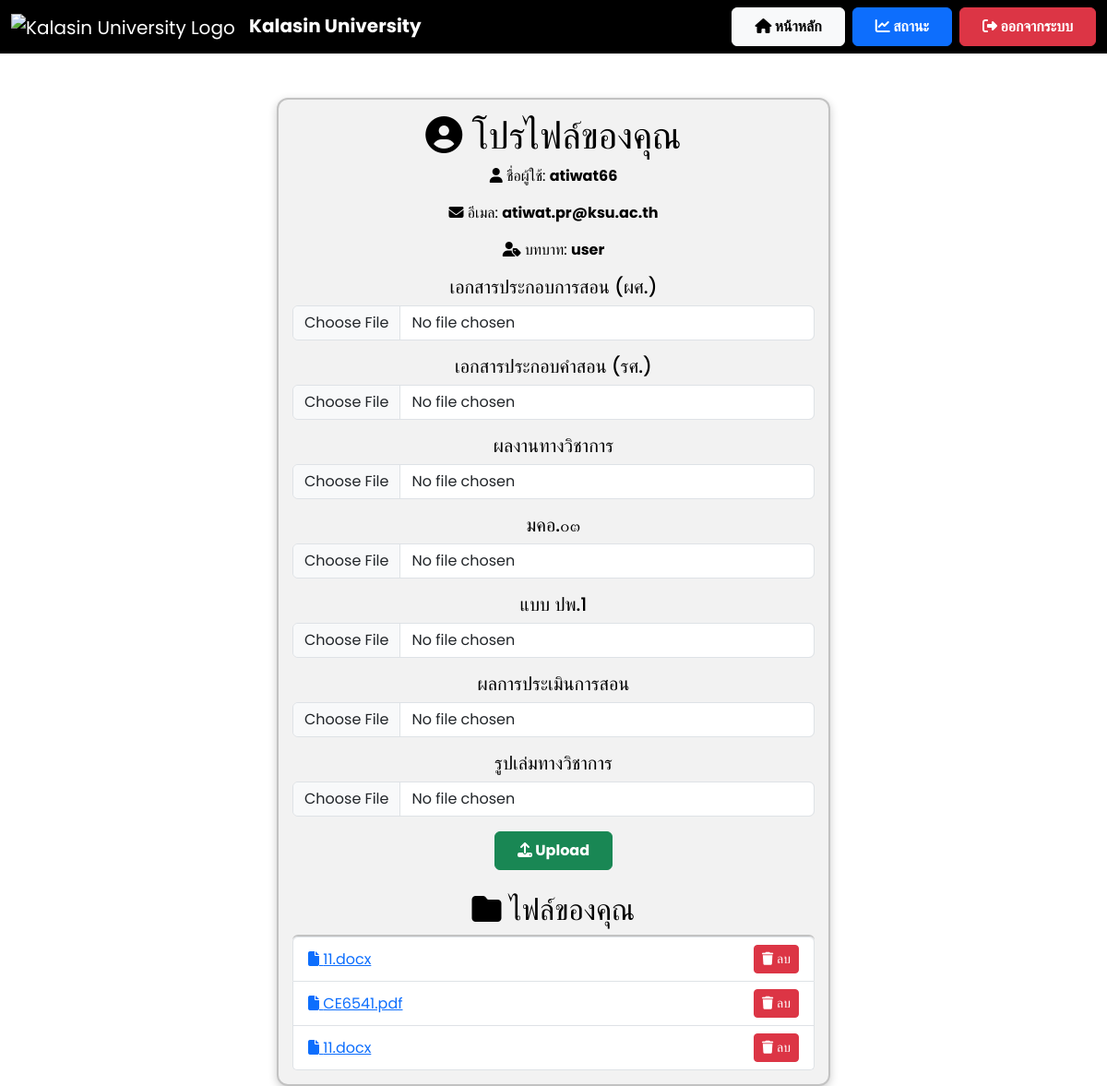
The app's page /profile (signed in), older data.
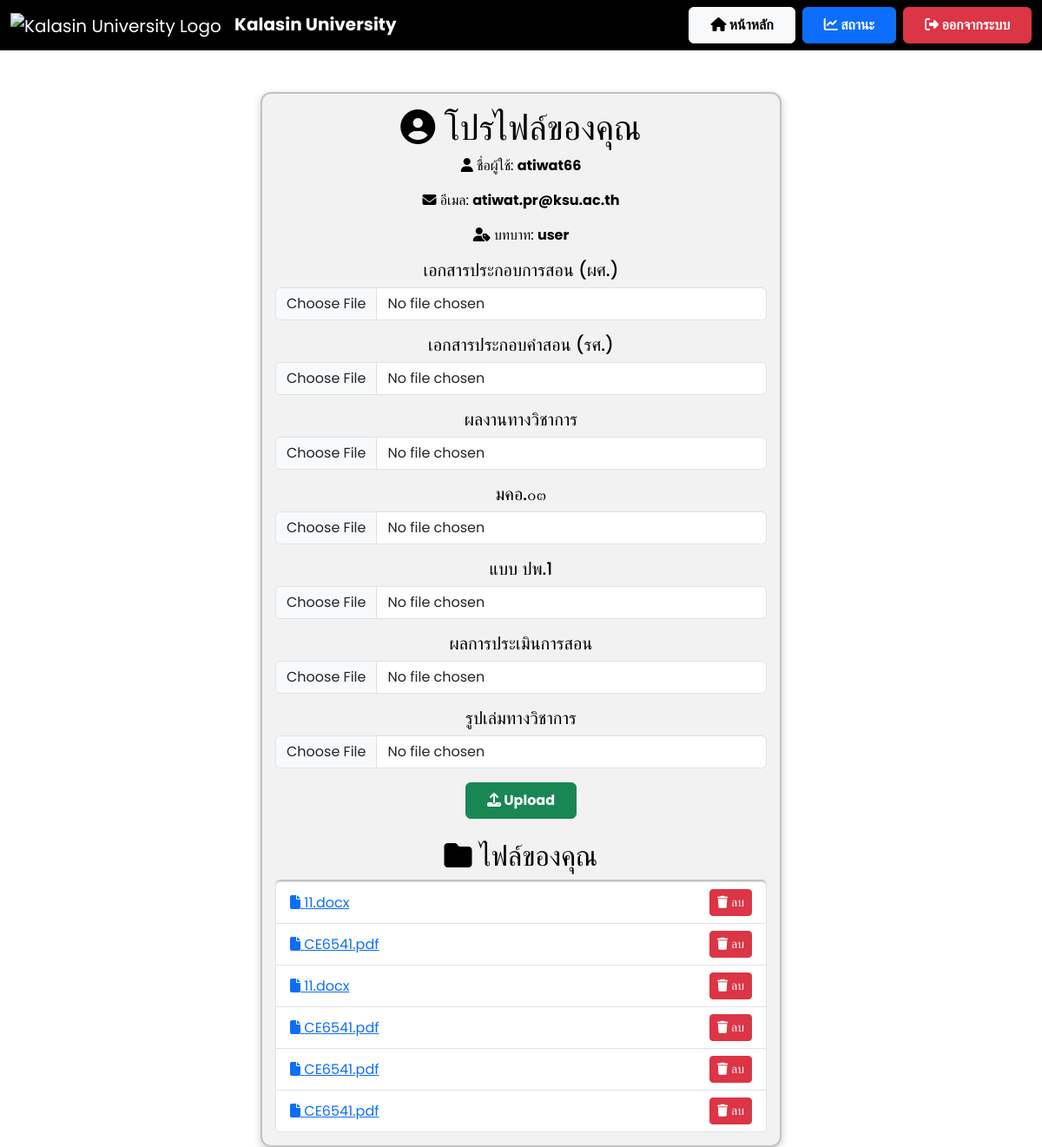
The same page, newer data.
### app.py (models this page shows)
class File(db.Model):
    id = db.Column(db.Integer, primary_key=True)
    filename = db.Column(db.String(255), nullable=False)
    file_path = db.Column(db.String(255), nullable=True)  # ✅ เพิ่มฟิลด์นี้
    status = db.Column(db.String(50), nullable=False, default="รอตรวจสอบ")
    comment = db.Column(db.Text, nullable=True)
    user_id = db.Column(db.Integer, db.ForeignKey('user.id'), nullable=False)

### app.py (the view)
@app.route('/profile')
def profile():
    if 'user_id' not in session:
        return redirect(url_for('login'))
    user = User.query.get(session['user_id'])
    files = File.query.filter_by(user_id=user.id).all()
    return render_template('profile.html', username=user.username, email=user.email, role=user.role, files=files)

### templates/profile.html (shortened to what the changed rows need)
<!DOCTYPE html>
<html lang="th">
<head>
    <link href="https://cdn.jsdelivr.net/npm/bootstrap@5.3.3/dist/css/bootstrap.min.css" rel="stylesheet">
    <link rel="stylesheet" href="https://cdnjs.cloudflare.com/ajax/libs/font-awesome/6.4.2/css/all.min.css">
</head>
<body>
    <div class="container mt-5">
        <div class="card text-center">
            <h1><i class="fas fa-user-circle"></i> โปรไฟล์ของคุณ</h1>
            <h2 class="mt-4"><i class="fas fa-folder"></i> ไฟล์ของคุณ</h2>
            <ul class="list-group">
                {% for file in files %}
                <li class="list-group-item d-flex justify-content-between align-items-center">
                    <a href="{{ url_for('view_file', filename=file.filename) }}" target="_blank">
                        <i class="fas fa-file"></i> {{ file.filename }}
                    </a>
                    <a href="{{ url_for('delete_file', file_id=file.id) }}" class="btn btn-danger btn-sm">
                        <i class="fas fa-trash"></i> ลบ
                    </a>
                </li>
                {% endfor %}
            </ul>
        </div>
    </div>
</body>
</html>

Row changes from the older to the newer data that the page shows:
added File: filename "CE6541.pdf"
added File: filename "CE6541.pdf"
added File: filename "CE6541.pdf"
